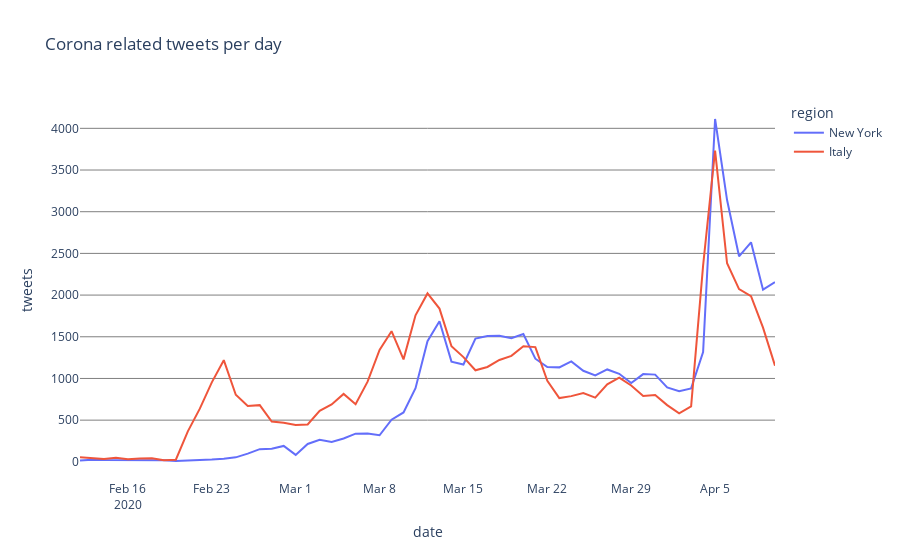

The cell this chart's notebook holds for it:
### Markdown cell above
# Exploratory Data Analysis

### Code cell
import plotly.express as px

df_italy['region'] = 'Italy'
df_italy['date'] = df_italy.index
df_ny['region'] = 'New York'
df_ny['date'] = df_ny.index
df=pd.concat([df_ny, df_italy], ignore_index=True)

fig = px.line(df, x='date', y='tweets',color='region', title='Corona related tweets per day')
fig.update_layout(plot_bgcolor='white', yaxis={'gridcolor' : 'gray'})
fig.show()
